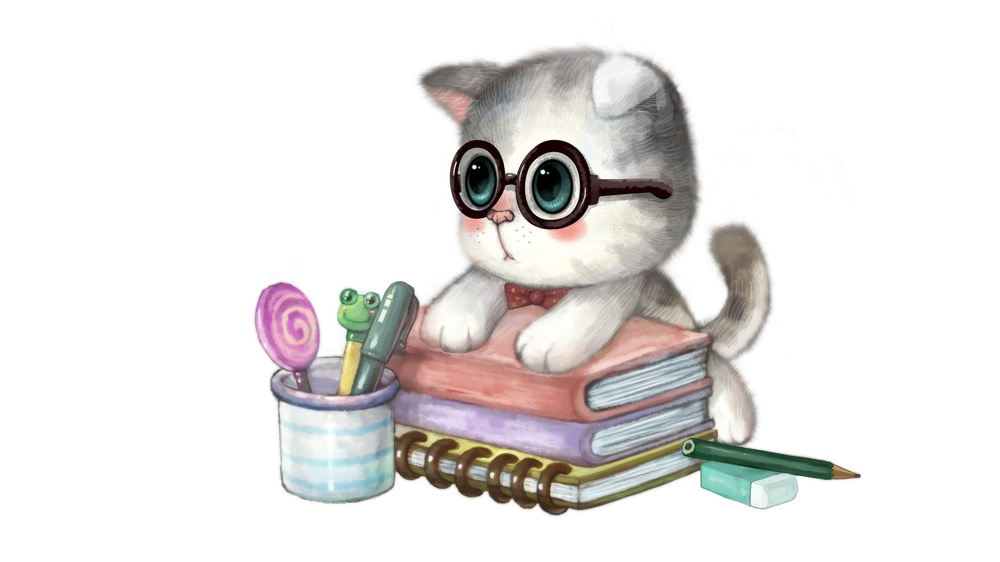
//> input picture opencv_cpp/1.jpg, 1000 x 562 px, shrunk from 1920 x 1080 before the run
$ ./直方图应用_直方图均衡化--equalizeHist__   (built with g++ and OpenCV 4)
//> lines starting //> are read from the running program, lines starting //| are printed output that depends on the picture
#include "opencv2/opencv.hpp"
using namespace cv;
//using namespace std;
void main()
{
	//{//均衡化的主要代码}
		Mat srcImg = imread("E:\\Visual Studio 2010\\Projects\\opencv\\opencv\\1.jpg", 0);  //以灰度方式打开，需要输入单通道图像
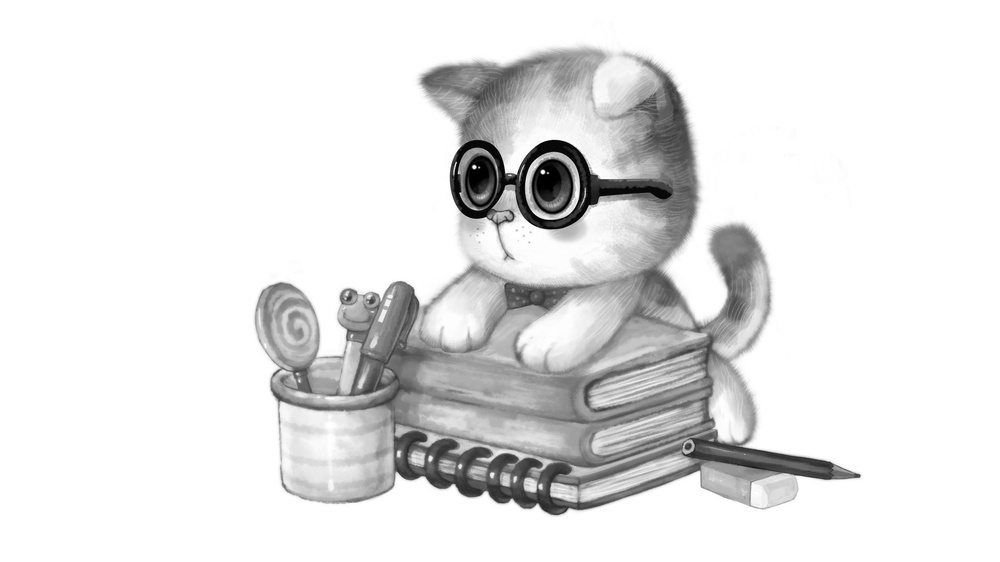
//> srcImg: 562 rows x 1000 cols, CV_8UC1; min 0, max 255, mean 228.4
		imshow("src", srcImg);
		Mat dstImg;  //均衡化后的图像
		equalizeHist(srcImg, dstImg);
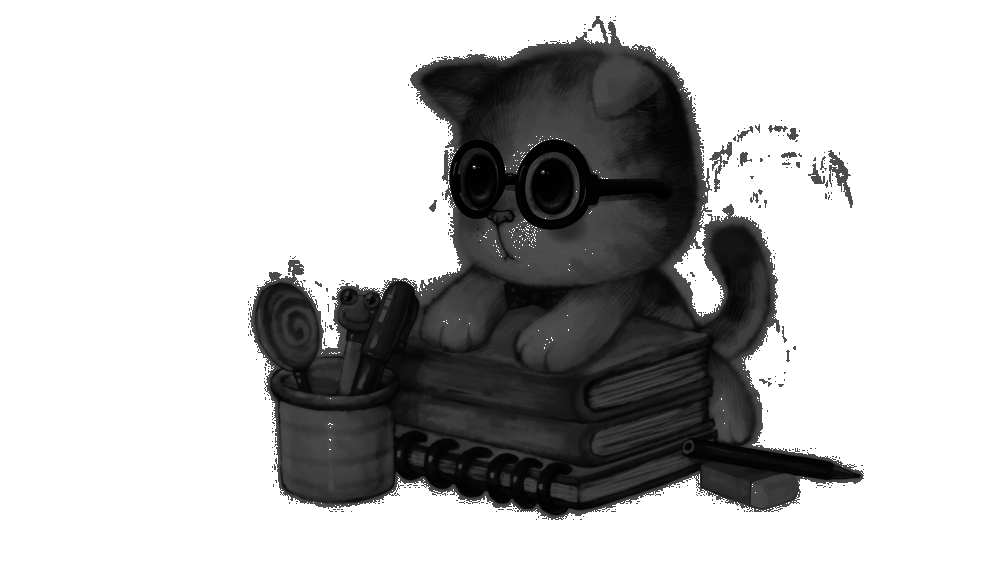
//> dstImg: 562 rows x 1000 cols, CV_8UC1; min 0, max 255, mean 188.1
		imshow("dst", dstImg);
	//	{//均衡化的主要代码}

	//绘制src直方图
	MatND dstHist;  //定义存储直方图变量
	int dims = 1;  //需要统计的特征数目(只统计灰度值)
	float hranges[] = { 0, 256 };  //范围[0,256)注意是最大值加1
	const float* ranges[] = { hranges };
	int bins = 256;
	int channels = 0;
	calcHist(&srcImg, 1, &channels, Mat(), dstHist, dims, &bins, ranges);
//> dstHist = 256 values, max 387351 at index 255, min 53 at index 21, mean 2195.3
	int scale = 1;
	Mat HistImg(bins * scale, bins * 1, CV_8UC3, Scalar(0));  //定义直方图输出图像
	double minValue = 0;
	double maxValue = 0;
	minMaxLoc(dstHist, &minValue, &maxValue, 0, 0);
//> minValue = 53; maxValue = 387351
	int hpt = saturate_cast<int>(0.9*bins);  //设置最大值并防止溢出
	int j = 0;
	for (int i = 0; i<256; i++)
	{
		float binValue = dstHist.at<float>(i);
		int realValue = saturate_cast<int>(binValue*hpt / maxValue);  //归一化数据
		line(HistImg, Point(i*scale, bins - 1), Point(i*scale, bins - realValue), Scalar(0, 255, 0), 1, 8);
	}
//> this loop made 256 passes
//> binValue on passes 1 to 3: 487, 257, 184
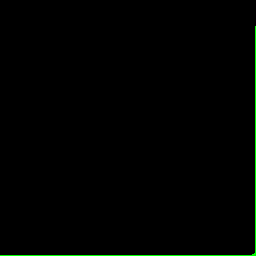
//> HistImg: 256 rows x 256 cols, CV_8UC3; mean B, G, R 0, 1.9, 0
	imshow("src_hist", HistImg);

	//绘制dst直方图
	calcHist(&dstImg, 1, &channels, Mat(), dstHist, dims, &bins, ranges);
//> dstHist = 256 values, max 387351 at index 255, min 0 at index 74, mean 2195.3
	Mat HistImg2(bins * scale, bins * 1, CV_8UC3, Scalar(0));  //定义直方图输出图像
	for (int i = 0; i<256; i++)
	{
		float binValue = dstHist.at<float>(i);
		int realValue = saturate_cast<int>(binValue*hpt / maxValue);  //归一化数据
		line(HistImg2, Point(i*scale, bins - 1), Point(i*scale, bins - realValue), Scalar(0, 255, 0), 1, 8);
	}
//> this loop made 256 passes
//> (binValue, realValue) on passes 1 to 3: (1451, 1), (2260, 1), (2240, 1)
	imshow("dst_hist", HistImg2);

	waitKey(0);
}

$ run again, with opencv_cpp/0.jpg copied over opencv_cpp/1.jpg
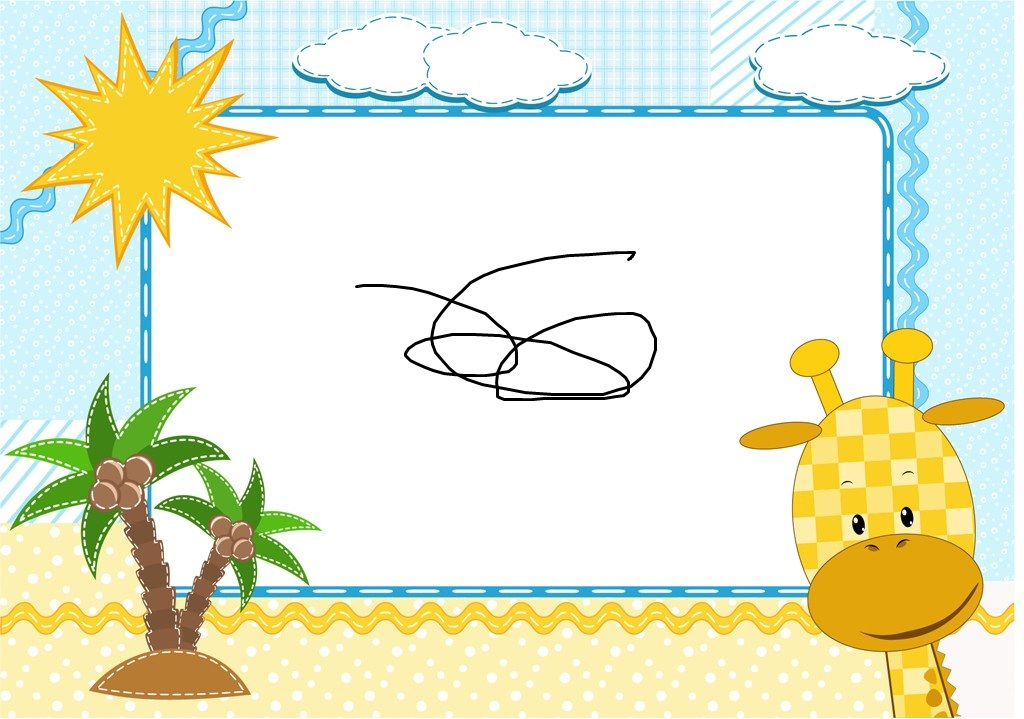
//> input picture opencv_cpp/0.jpg, 1024 x 719 px
//> `Mat srcImg = imread("E:\\Visual Studio 2010\\Projects\\opencv\\opencv\..`:
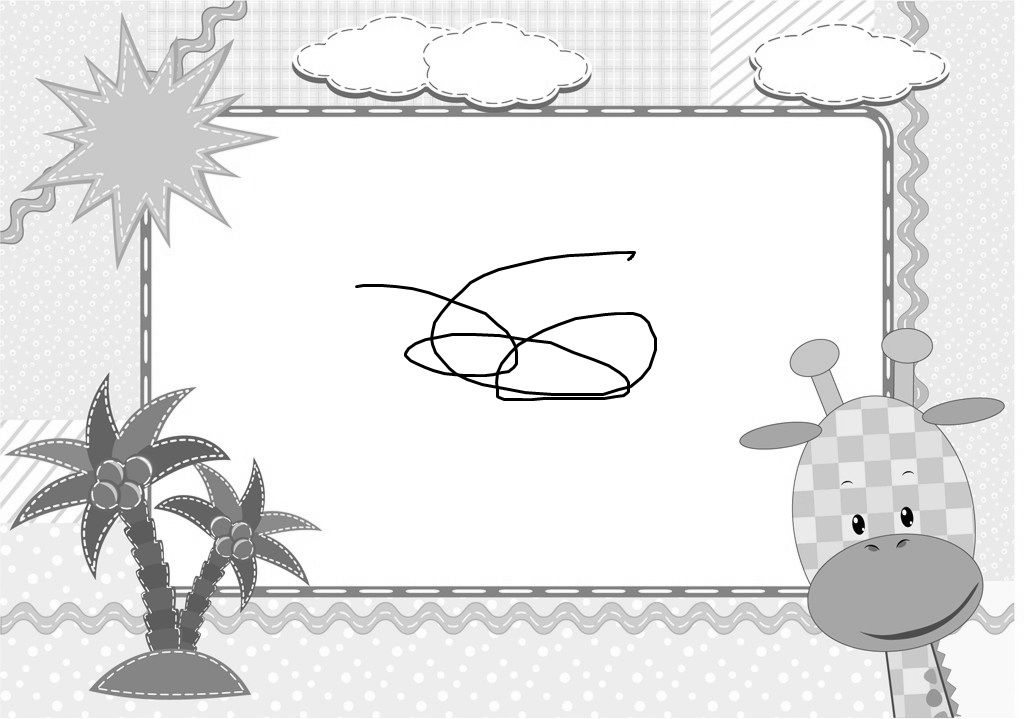
//> srcImg: 719 rows x 1024 cols, CV_8UC1; min 0, max 255, mean 230.1
//> `equalizeHist(srcImg, dstImg);`:
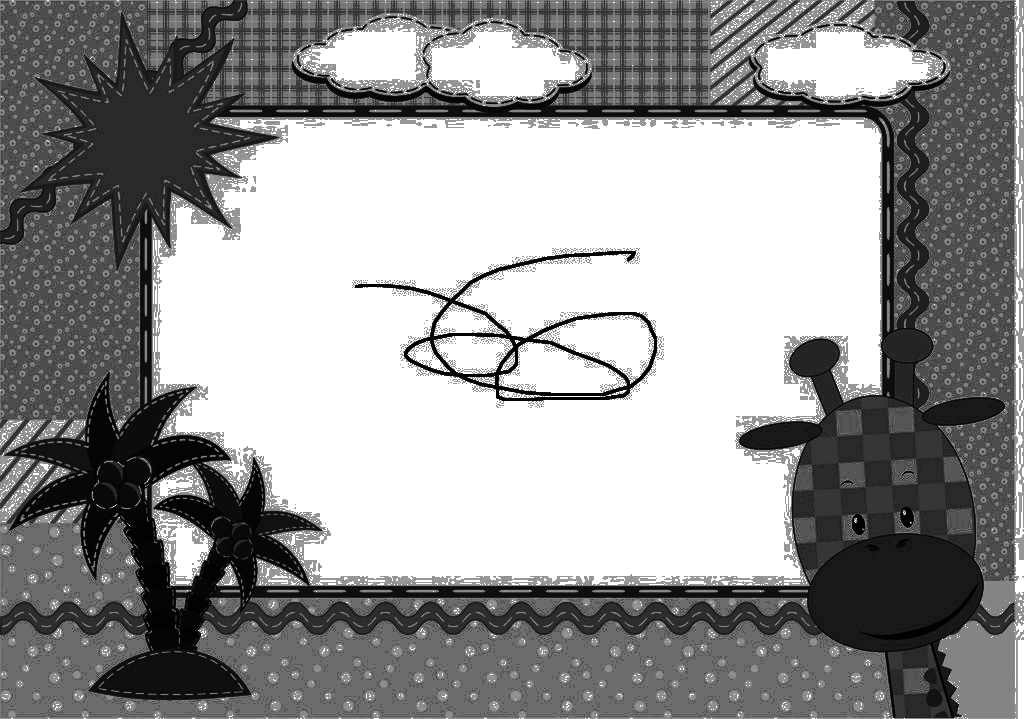
//> dstImg: 719 rows x 1024 cols, CV_8UC1; min 0, max 255, mean 149.7
//> `calcHist(&srcImg, 1, &channels, Mat(), dstHist, dims, &bins, ranges);`: dstHist = 256 values, max 298698 at index 255, min 3 at index 35, mean 2876
//> minValue = 3; maxValue = 298698
//> the loop `for (int i = 0; i<256; i++)` made 256 passes
//> (binValue, realValue) on passes 1 to 3: (2099, 2), (440, 0), (301, 0)
//> `calcHist(&dstImg, 1, &channels, Mat(), dstHist, dims, &bins, ranges);`: dstHist = 256 values, max 298698 at index 255, min 0 at index 21, mean 2876
//> the loop `for (int i = 0; i<256; i++)` made 256 passes
//> (binValue, realValue) on passes 1 to 3: (3536, 3), (2773, 2), (2982, 2)

$ run again, with opencv_cpp/10.jpg copied over opencv_cpp/1.jpg
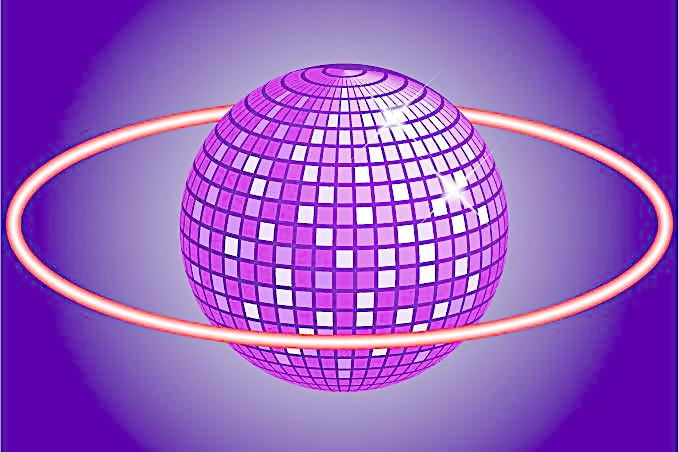
//> input picture opencv_cpp/10.jpg, 679 x 452 px
//> `equalizeHist(srcImg, dstImg);`:
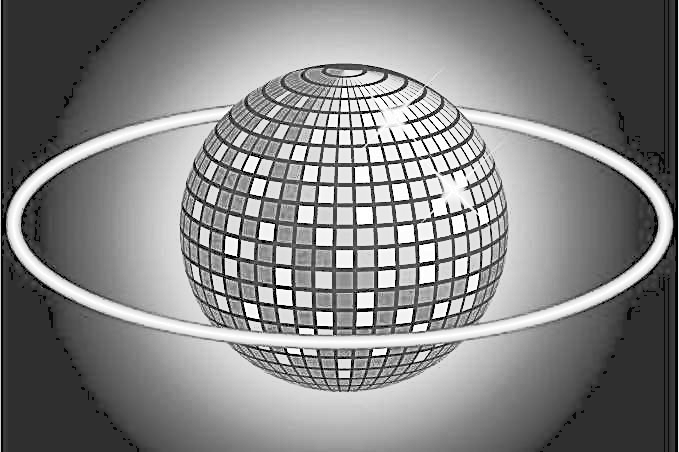
//> dstImg: 452 rows x 679 cols, CV_8UC1; min 0, max 255, mean 131
//> `calcHist(&srcImg, 1, &channels, Mat(), dstHist, dims, &bins, ranges);`: dstHist = 256 values, max 46024 at index 47, min 4 at index 1, mean 1198.9
//> minValue = 4; maxValue = 46024
//> the loop `for (int i = 0; i<256; i++)` made 256 passes
//> (binValue, realValue) on passes 1 to 3: (22, 0), (4, 0), (8, 0)
//> after the loop `for (int i = 0; i<256; i++)`:
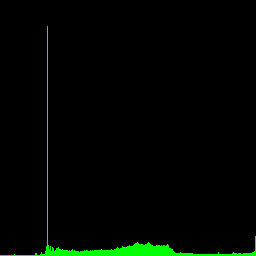
//> HistImg: 256 rows x 256 cols, CV_8UC3; mean B, G, R 0, 6.1, 0
//> `calcHist(&dstImg, 1, &channels, Mat(), dstHist, dims, &bins, ranges);`: dstHist = 256 values, max 46024 at index 47, min 0 at index 9, mean 1198.9
//> the loop `for (int i = 0; i<256; i++)` made 256 passes
//> (binValue, realValue) on passes 1 to 3: (284, 1), (1540, 8), (916, 5)

$ run again, with opencv_cpp/11.jpg copied over opencv_cpp/1.jpg
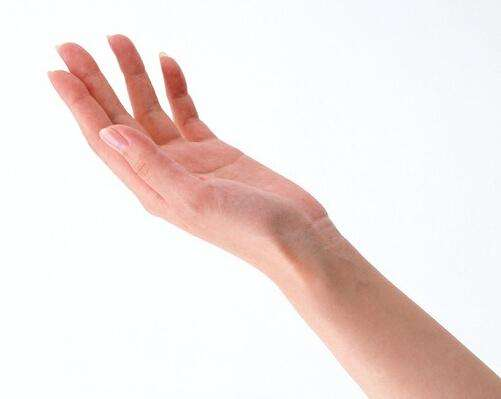
//> input picture opencv_cpp/11.jpg, 501 x 399 px
//> `equalizeHist(srcImg, dstImg);`:
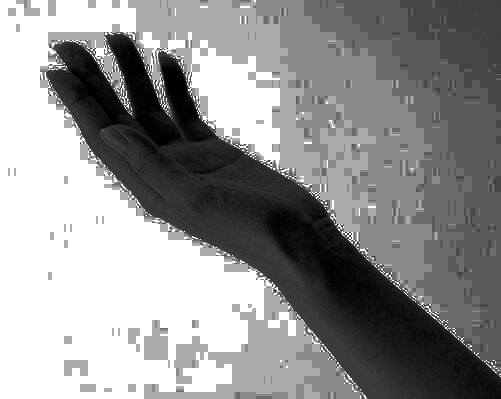
//> dstImg: 399 rows x 501 cols, CV_8UC1; min 0, max 255, mean 145.5
//> `calcHist(&srcImg, 1, &channels, Mat(), dstHist, dims, &bins, ranges);`: dstHist = 256 values, max 63655 at index 255, min 0 at index 0, mean 780.9
//> maxValue = 63655
//> after the loop `for (int i = 0; i<256; i++)`:
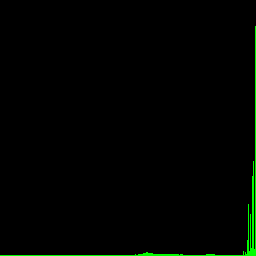
//> HistImg: 256 rows x 256 cols, CV_8UC3; mean B, G, R 0, 3.3, 0
//> `calcHist(&dstImg, 1, &channels, Mat(), dstHist, dims, &bins, ranges);`: dstHist = 256 values, max 63655 at index 255, min 0 at index 14, mean 780.9
//> the loop `for (int i = 0; i<256; i++)` made 256 passes
//> (binValue, realValue) on passes 1 to 3: (382, 1), (787, 3), (712, 3)
